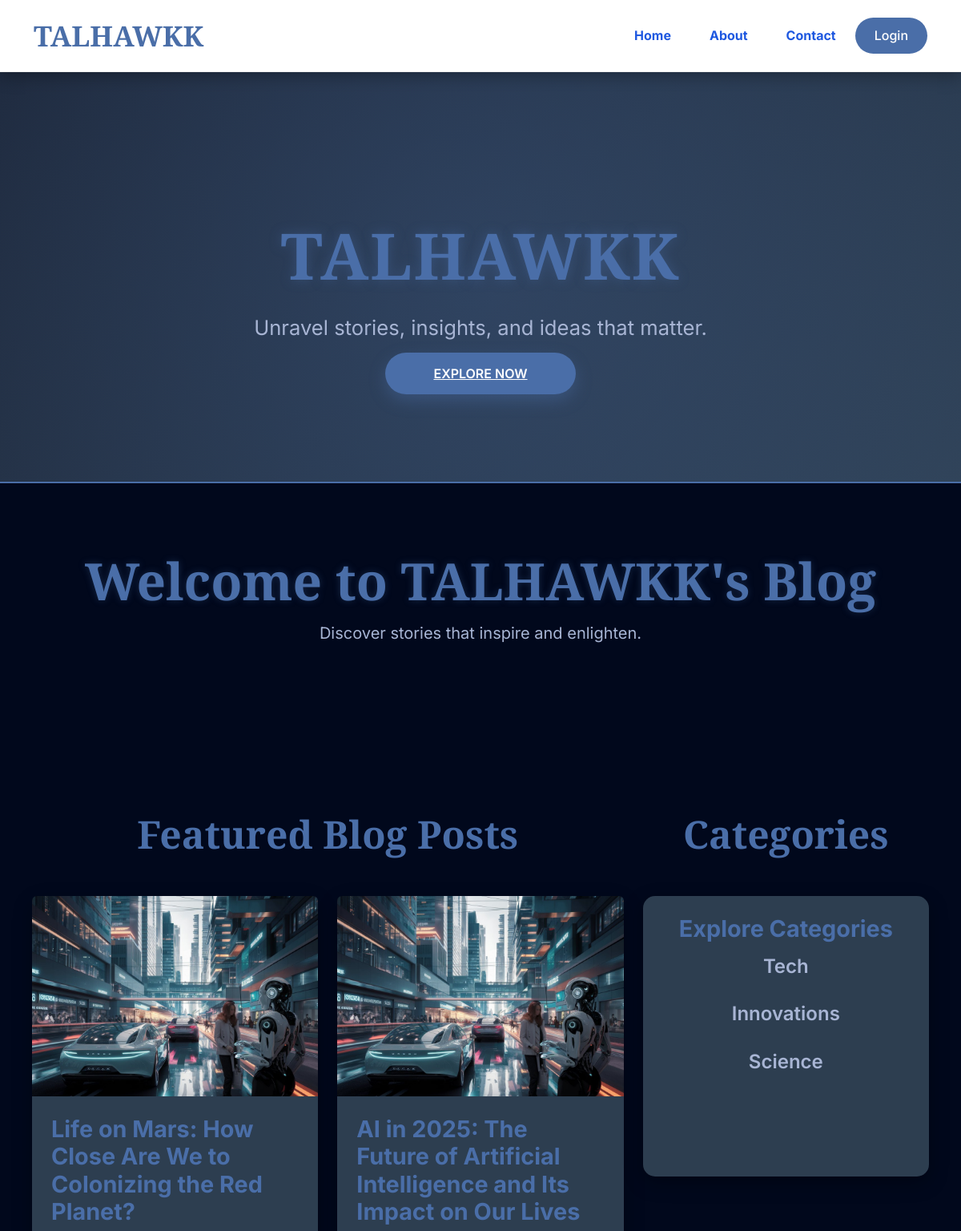
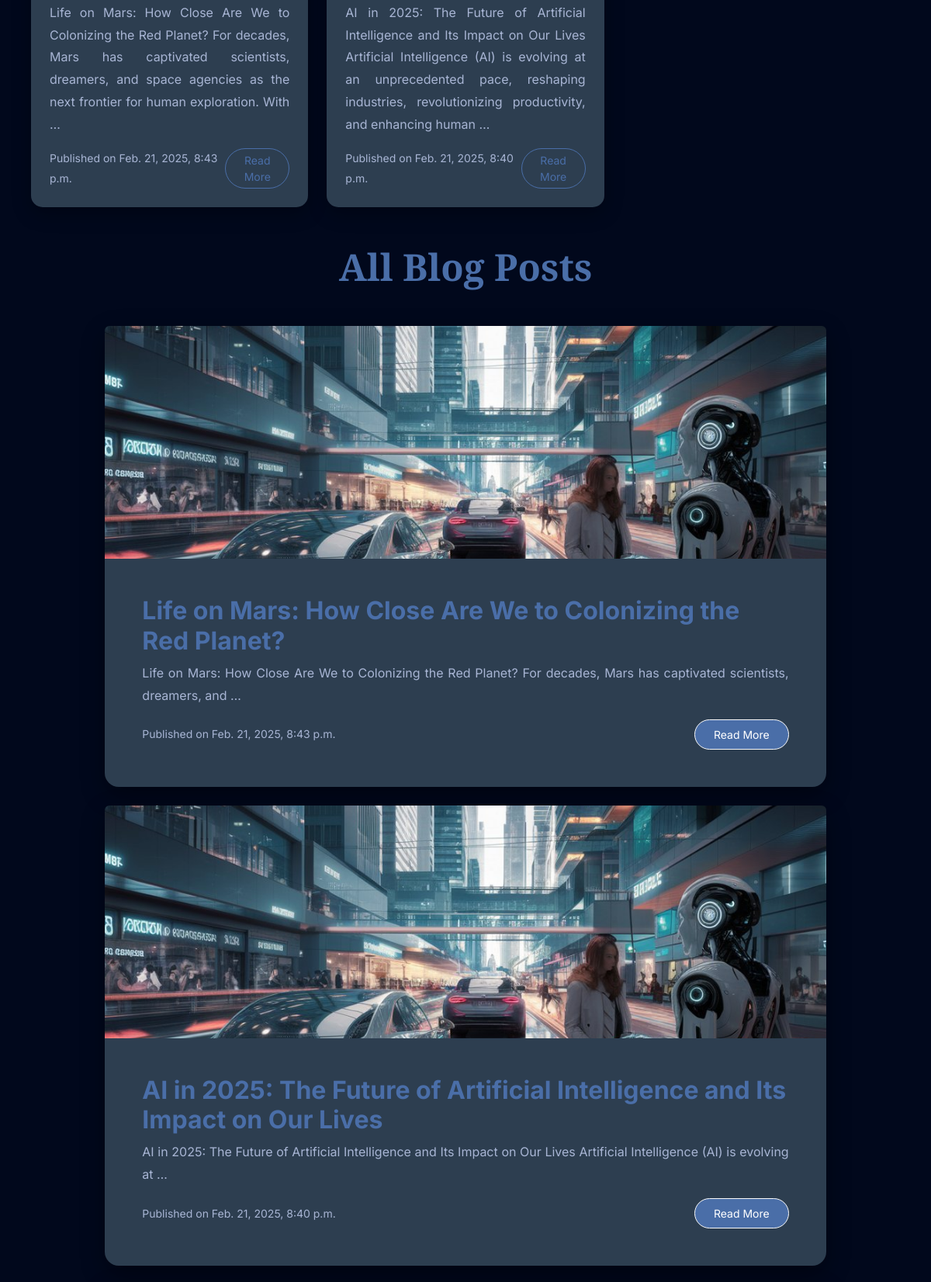
The page / (upper part) on the database its author committed (2 pictures, top to bottom).
### blog/models.py (models this page shows, shortened)
class Post(models.Model):
    category = models.ForeignKey('Category', on_delete=models.SET_NULL, null=True, blank=True)
    title = models.CharField(max_length=100)
    content = models.TextField()
    image = models.ImageField(upload_to='blog_images/', null=True, blank=True)  # Added upload_to
    date = models.DateTimeField(auto_now_add=True)

class Category(models.Model):
    name = models.CharField(max_length=100, unique=True)

### blog/views.py (the view)
# urls.py: 2. Add a URL to urlpatterns:  path('', views.home, name='home')
def home(request):
    post=Post.objects.all().order_by('-date')
    categories = Category.objects.all()
    return render(request, 'blog/home.html',{'posts':post,'categories':categories})

### blog/templates/blog/home.html (shortened to what this page needs)
{% extends 'blog/base.html' %}
{% load static %}
{% block welcome %}
<div class="text-center mt-4 mb-5 hero-content" style="position: relative;">
  <h1 class="fw-bold" style="font-family: 'Playfair Display', serif; font-size: 4rem; color: #4a6ea8; text-shadow: 0 0 10px rgba(74, 110, 168, 0.3); transition: all 0.5s ease;">Welcome to TALHAWKK's Blog</h1>
  <p class="fs-5" style="color: #a8b5d4; transition: all 0.5s ease;">Discover stories that inspire and enlighten.</p>
</div>
{% endblock welcome %}
{% block content %}
<div class="container content-wrapper">
  <div class="row row-cols-1 row-cols-md-3 g-4 mb-5">
    <div class="col-md-8">
      <h1 class="text-center fw-bold mb-5" style="font-family: 'Playfair Display', serif; color: #4a6ea8; font-size: 3rem;">Featured Blog Posts</h1>
      <div class="row row-cols-1 row-cols-md-2 g-4">
        {% for post in posts|slice:":2" %}
        <div class="col">
          <div class="card border-0 h-100" style="background: #2d3e50; border-radius: 15px; box-shadow: 0 8px 25px rgba(0, 0, 0, 0.3); transition: transform 0.3s ease, box-shadow 0.3s ease;">
            {% if post.image %}
            <img src="{{ post.image.url }}" class="card-img-top rounded-top" style="border-radius: 15px 15px 0 0; height: 250px; object-fit: cover;" alt="{{ post.title }}">
            {% endif %}
            <div class="card-body p-4">
              <h3 class="card-title fw-bold" style="color: #4a6ea8; font-size: 1.8rem;">{{ post.title }}</h3>
              <p class="card-text" style="color: #a8b5d4;">{{ post.content|truncatewords:30 }}</p>
              <div class="d-flex justify-content-between align-items-center">
                <span class="small" style="color: #a8b5d4;">Published on {{ post.date }}</span>
                <a href="{% url 'readblog' post.id %}" class="btn btn-outline-light btn-sm rounded-pill" style="border-color: #4a6ea8; color: #4a6ea8;">Read More</a>
              </div>
            </div>
          </div>
        </div>
        {% endfor %}
      </div>
    </div>
    <div class="col-md-4">
      <h1 class="text-center fw-bold mb-5" style="font-family: 'Playfair Display', serif; color: #4a6ea8; font-size: 3rem;">Categories</h1>
      <div class="col-12">
        <div class="card border-0 text-center" style="background: #2d3e50; border-radius: 15px; box-shadow: 0 8px 25px rgba(0, 0, 0, 0.3); height: 350px; overflow-y: auto;">
          <div class="card-body p-4">
            <h3 class="card-title fw-bold" style="color: #4a6ea8; font-size: 1.8rem;">Explore Categories</h3>
            <ul class="list-unstyled" style="color: #a8b5d4;">
              {% for category in categories %}
              <li class="mb-3"><a href="{% url 'category_posts' category.id %}" class="text-decoration-none" style="color: #a8b5d4; font-size: 1.5rem; font-weight: 600;">{{ category.name }}</a></li>
              {% empty %}
              <li>No categories available</li>
              {% endfor %}
            </ul>
          </div>
        </div>
      </div>
    </div>
  </div>
  <h1 class="text-center fw-bold mb-5 mt-5" style="font-family: 'Playfair Display', serif; color: #4a6ea8; font-size: 3rem;">All Blog Posts</h1>
  <div class="row g-4 justify-content-center blogs-container">
    {% if posts|length > 3 %}
      {% for post in posts|slice:":3" %}
      <div class="col-12 col-md-10 blog-post" style="display: block;">
        <div class="card border-0" style="background: #2d3e50; border-radius: 18px; box-shadow: 0 10px 30px rgba(0, 0, 0, 0.4); transition: transform 0.3s ease, box-shadow 0.3s ease;">
          {% if post.image %}
          <img src="{{ post.image.url }}" class="card-img-top rounded-top" style="border-radius: 18px 18px 0 0; height: 300px; object-fit: cover;" alt="{{ post.title }}">
          {% endif %}
          <div class="card-body p-5 text-left">
            <h3 class="card-title fw-bold" style="color: #4a6ea8; font-size: 2rem;">{{ post.title }}</h3>
            <p class="card-text" style="color: #a8b5d4;">{{ post.content|truncatewords:20 }}</p>
            <div class="d-flex justify-content-between align-items-center">
              <span class="small" style="color: #a8b5d4;">Published on {{ post.date }}</span>
              <a href="{% url 'readblog' post.id %}" class="btn btn-light btn-sm rounded-pill px-4 py-2 read-more-btn" style="background: #4a6ea8; color: #fff; transition: all 0.3s ease;">Read More</a>
            </div>
          </div>
        </div>
      </div>
      {% endfor %}
    {% endif %}
  </div>
</div>
{% endblock content %}

### blog/static/blog/css/style.css (style rules this page uses)
body { background-color: #2a2f35; font-family: 'Nunito', sans-serif; color: #f1f4f7; }
.card-title { font-size: 1.2rem; }
.card-text { text-align: justify; }
body { background-color: #f4f7fa; }
html, body { height: 100%; }

### blog/templates/blog/base.html (style rules this page uses)
body { font-family: 'Inter', sans-serif; background: #01081c; color: #e0e0e0; line-height: 1.8; overflow-x: hidden; margin: 0; }
.hero-content { position: relative; z-index: 1; transition: all 0.6s ease; }
.content-wrapper { max-width: 1200px; margin: 0 auto; padding: 60px 20px 20px; background: none; box-shadow: none; }

### rows shown on the page
Post: image (picture), title "Life on Mars: How Close Are We to Colonizing the Red Planet?", content "Life on Mars: How Close Are We to Colonizing the Red Planet? For decades, Mars has captivated scientists, dreamers, and space agencies as the next frontier for human exploration. With …", date "Feb. 21, 2025, 8:43 p.m.", content "Life on Mars: How Close Are We to Colonizing the Red Planet? For decades, Mars has captivated scientists, dreamers, and …"
Post: image (picture), title "AI in 2025: The Future of Artificial Intelligence and Its Impact on Our Lives", content "AI in 2025: The Future of Artificial Intelligence and Its Impact on Our Lives Artificial Intelligence (AI) is evolving at an unprecedented pace, reshaping industries, revolutionizing productivity, and enhancing human …", date "Feb. 21, 2025, 8:40 p.m.", content "AI in 2025: The Future of Artificial Intelligence and Its Impact on Our Lives Artificial Intelligence (AI) is evolving at …"
Category: name "Tech"
Category: name "Innovations"
Category: name "Science"
